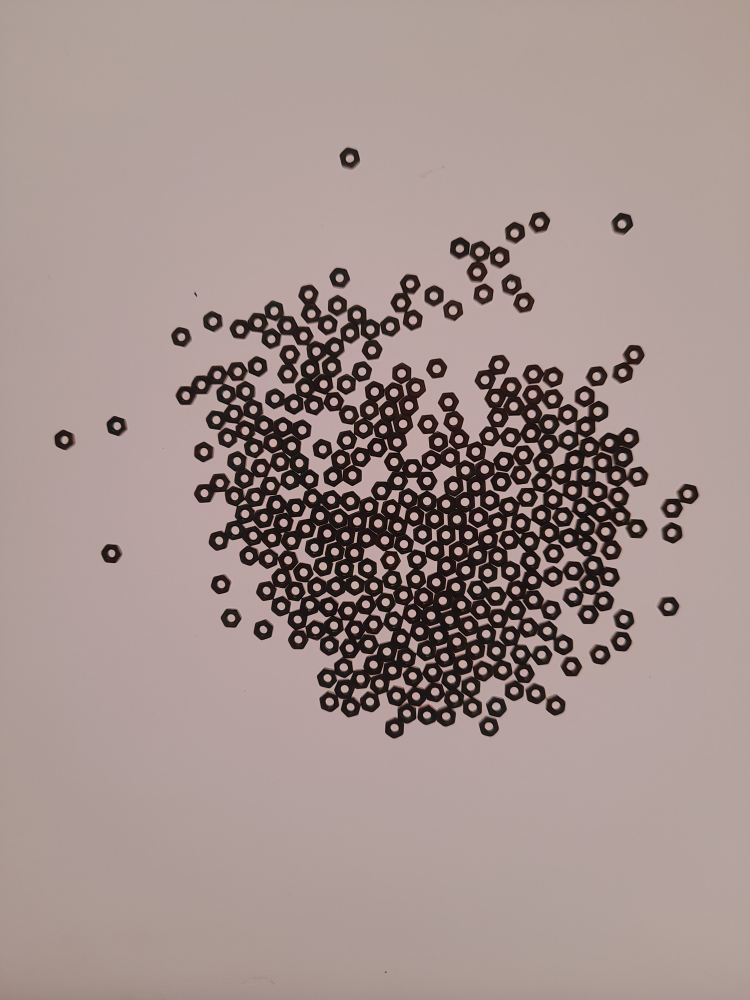
#> input picture data/ScrewAndBolt_20240713/20240713_194541.jpg, 3000 x 4000 px (shown at 1/4 size)
$ python count.py -i ../../data/ScrewAndBolt_20240713 -o out
#> lines starting #> are read from the running program, lines starting #| are printed output that depends on the picture; after the words box and inside, x2 and y2 are one past the last pixel; in counts of white or black regions, pixels touching at a corner belong together
import argparse
from pathlib import Path
from typing import List, Tuple
import cv2
import numpy as np


NUT_IMAGES = {'20240713_194541.jpg', '20240713_194551.jpg', '20240713_194606.jpg', '20240713_194621.jpg',
              '20240713_194630.jpg'}


# [18 lines left out: function show_image, not called in this run]


def remove_vignetting(binary: np.ndarray, contours: List[np.ndarray],
                      hierarchy: np.ndarray) -> Tuple[np.ndarray, List[np.ndarray], np.ndarray]:
    '''
    Remove the effects of vignetting by removing the contours that are at the corners of the image
    This is a hacky way of removing only at the image edges,
    but simpler than having to estimate the vignetting mask.
    '''
    rects = [cv2.boundingRect(contour) for contour in contours]
    to_remove = set([i for i in range(len(contours)) if is_corner(rects[i], binary.shape[1], binary.shape[0])])

    for i in to_remove:
        cv2.drawContours(binary, contours, i, 0, -1)

    contours = [contours[i] for i in range(len(contours)) if i not in to_remove]
    hierarchy = hierarchy[0]
    hierarchy = [hierarchy[i] for i in range(len(hierarchy)) if i not in to_remove]

    return binary, contours, hierarchy


def remove_noise(binary: np.ndarray, kernel_size:int=5) -> np.ndarray:
    '''
    Perform morphological opening and closing to remove small islands and holes in the binary image
    '''
    kernel = np.ones((kernel_size, kernel_size), np.uint8)
    binary = cv2.morphologyEx(binary, cv2.MORPH_CLOSE, kernel)
    binary = cv2.morphologyEx(binary, cv2.MORPH_OPEN, kernel)

    return binary

def is_corner(rect: List[int], img_width: int, img_height: int) -> bool:
    '''
    Check if the rectangle is touching any edge of the image
    '''
    x, y, w, h = rect
    return x == 0 or y == 0 or x + w == img_width or y + h == img_height

def detect_circles(image: np.ndarray, gray: np.ndarray, plot:bool=False):
    '''
    Detect small circles in the contoured image (gray) using Hough Transform.
    These circles are drawn on the original image (image) and returned, when plot is True
    '''
    circles = cv2.HoughCircles(gray,cv2.HOUGH_GRADIENT,1, 5, param1=100,
                            param2 = 20, minRadius = 1, maxRadius = 10)
    if circles is not None:
        circles = np.uint16(np.around(circles))

        if plot:
            cimg = image.copy()
            for i in circles[0,:]:
                # draw the outer circle
                cv2.circle(cimg,(i[0],i[1]),i[2],(0,255,0),2)
                # draw the center of the circle
                cv2.circle(cimg,(i[0],i[1]),2,(0,0,255),3)
            return circles[0], cimg

    return circles

def filter_inner_contours(contours: List[np.ndarray], hierarchy: np.ndarray) -> List[np.ndarray]:
    '''
    Filter only the inner contours (contours with no children) from all the contours of the image,
    using the hierarchy information from cv2.findContours.
    '''
    inner_contours = []
    for i in range(len(contours)):
        if hierarchy[i][2] < 0:
            inner_contours.append(i)

    return [contours[i] for i in inner_contours]

def process_nuts(image: np.ndarray, binary: np.ndarray,
                 contours: List[np.ndarray], hierarchy: np.ndarray) -> Tuple[np.ndarray, int]:
    '''
    Process the image to detect nuts.
    This is done by detecting small circles in the inner contours of the image, which are the holes of the nuts.
    The hough transform is used on a resized version, to make computation faster.
    These circles are drawn on the original image and returned after resizing to original size.
    '''
    contours = filter_inner_contours(contours, hierarchy)
    contoured = cv2.drawContours(np.zeros_like(binary), contours, -1, 255, 3)
    circles, marked_image = detect_circles(cv2.resize(image, (0, 0), fx=0.5, fy=0.5),
                   cv2.resize(contoured, (0, 0), fx=0.5, fy=0.5), plot=True)
    marked_image = cv2.resize(marked_image, (0, 0), fx=2, fy=2)

    return marked_image, len(circles)

# [34 lines left out: function process, not called in this run]


def detect_and_count(image_path: str, kernel_size:int=5, is_nut_image:bool=False):
    '''
    Process the image to detect screws and bolts or nuts.
    Method - Read the image, convert to grayscale, threshold using OTSU's method, remove noise and vignetting.
    Perform different processing for nuts and screws/bolts, to get approximate centers of objects and
    use it to count no of objects present.
    '''
    image = cv2.imread(image_path)
    image = cv2.GaussianBlur(image,(kernel_size,kernel_size),0)

    gray = cv2.cvtColor(image, cv2.COLOR_BGR2GRAY)
    ret, binary = cv2.threshold(gray, 0, 255, cv2.THRESH_BINARY_INV + cv2.THRESH_OTSU)
    binary = remove_noise(binary, kernel_size=kernel_size)

    contours, hierarchy = cv2.findContours(binary, cv2.RETR_TREE, cv2.CHAIN_APPROX_SIMPLE)
    binary, contours, hierarchy = remove_vignetting(binary, contours, hierarchy)

    if is_nut_image:
        marked_image, count = process_nuts(image, binary, contours, hierarchy)
    else:
        marked_image, count = process(image, binary, contours)

    # [5 lines of commented-out code are left out]

    return marked_image, count

def main(args: argparse.Namespace):

    folder = args.input
    images = sorted(folder.glob('*.jpg'))

    output_folder = Path(f'{args.output}/Non_AI/{folder.name}')
    output_folder.mkdir(parents=True, exist_ok=True)

    # overwrite the results file if it exists
    with open(output_folder / 'results.txt', 'w') as f:
            pass

    for image in images:
        marked_image, count = detect_and_count(str(image), is_nut_image=image.name in NUT_IMAGES)
#> in detect_and_count, image is the input picture: shape (4000, 3000, 3); mean B, G, R 141.1, 145, 162.7
#> in detect_and_count, `ret, binary = cv2.threshold(gray, 0, 255, cv2.THRESH_BINARY_INV + cv2...`:
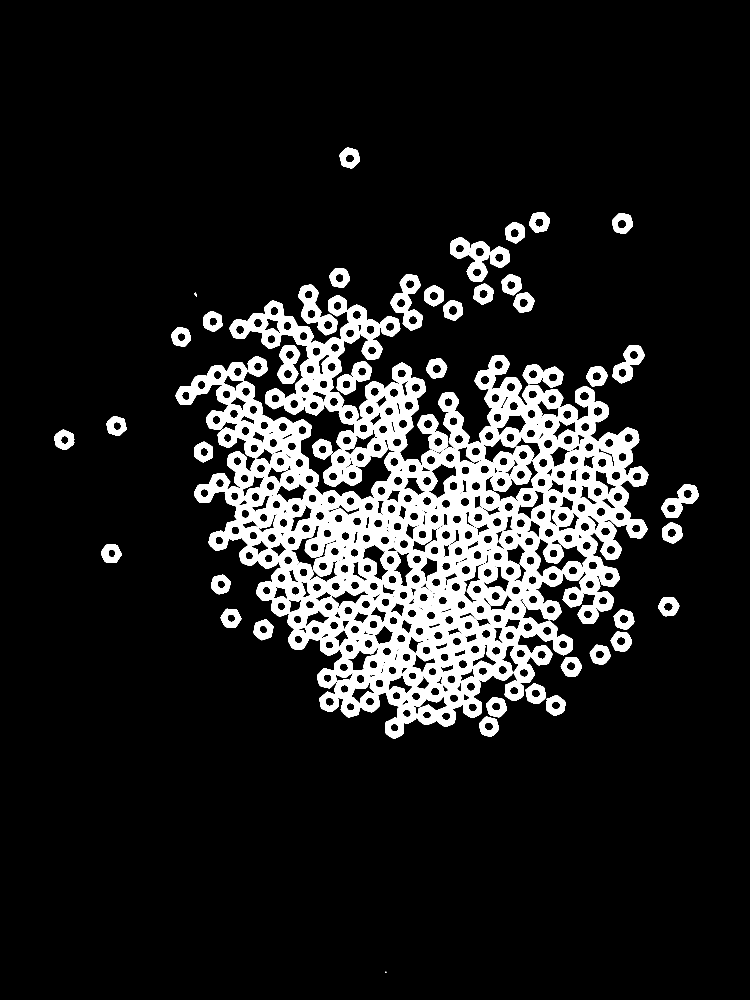
#> binary: shape (4000, 3000) (shown at 1/4 size); 12% white; 47 white regions (1 under 20 px), largest, box (x1, y1, x2, y2) and area: (703, 1202, 2593, 2954) 1211730, (1867, 964, 2038, 1128) 12463, (1562, 1097, 1691, 1322) 12086
#> in detect_and_count, `ret, binary = cv2.threshold(gray, 0, 255, cv2.THRESH_BINARY_INV + cv2...`: ret = 98
#> in detect_and_count, `contours, hierarchy = cv2.findContours(binary, cv2.RETR_TREE, cv2.CHAI..`: contours = 574 contours; largest, box (x1, y1, x2, y2) and area: (703, 1181, 2593, 2954) 1721956, (1800, 950, 2038, 1127) 20152, (1562, 1098, 1690, 1322) 14472, (1194, 1139, 1350, 1340) 14199, (2137, 2155, 2352, 2308) 10955
#> in remove_vignetting, `rects = [cv2.boundingRect(contour) for contour in contours]`: rects = 574 items, first 6: (1916, 2867, 79, 79), (1938, 2888, 36, 35), (1945, 2788, 82, 81), (1967, 2809, 37, 34), (2184, 2781, 77, 81), (2206, 2805, 36, 33)
#> in remove_vignetting, `to_remove = set([i for i in range(len(contours)) if is_corner(rects[i]..`: to_remove = 0 items
#> after the loop in filter_inner_contours, `for i in range(len(contours)):`: inner_contours = 534 values from 1 to 573
#> in process_nuts, `contours = filter_inner_contours(contours, hierarchy)`: contours = 534 contours; largest, box (x1, y1, x2, y2) and area: (2137, 2155, 2352, 2308) 10955, (1940, 1842, 2154, 2007) 8222, (1715, 1854, 1827, 1994) 7176, (1161, 2102, 1311, 2276) 6466, (1450, 2178, 1554, 2321) 6231
#> in process_nuts, `contoured = cv2.drawContours(np.zeros_like(binary), contours, -1, 255,..`:
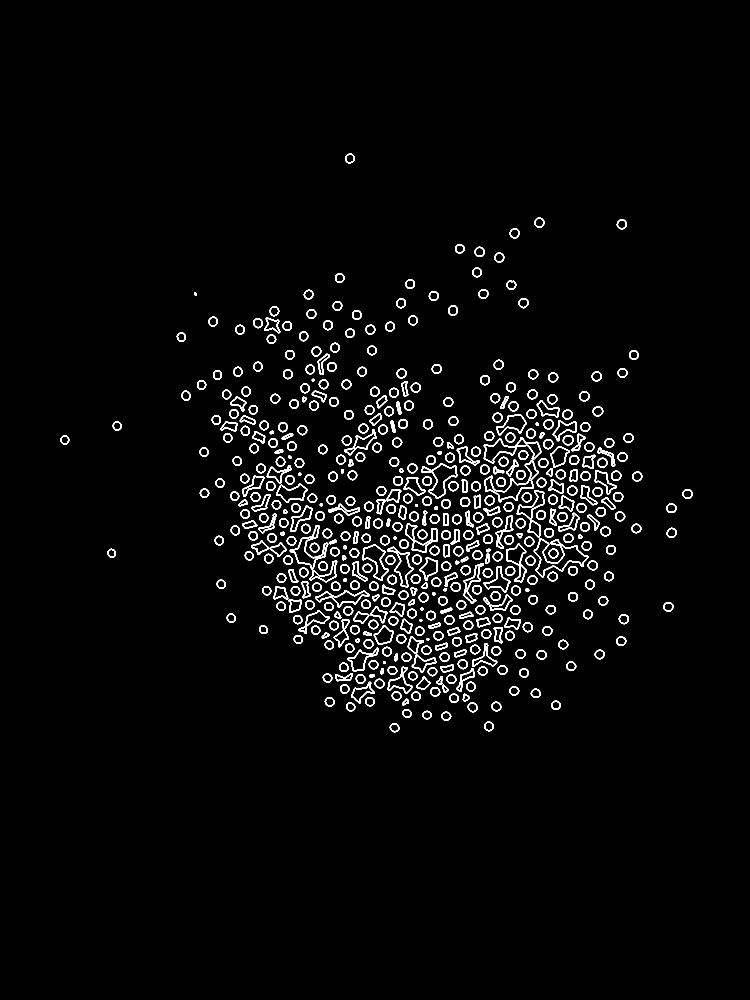
#> contoured: shape (4000, 3000) (shown at 1/4 size); 2.6% white; 525 white regions, largest, box (x1, y1, x2, y2) and area: (1935, 1748, 2165, 2009) 6995, (2135, 2153, 2354, 2310) 4144, (1159, 2100, 1313, 2278) 3370
#> in detect_circles, `circles = cv2.HoughCircles(gray,cv2.HOUGH_GRADIENT,1, 5, param1=100, p..`: circles = 353 rows, first 8: [823.5, 1226.5, 9.4], [743.5, 700.5, 9.4], [654.5, 1066.5, 9.4], [844.5, 1068.5, 9.4], [891.5, 1069.5, 9.4], [746.5, 1248.5, 9.4], [521.5, 936.5, 9.4], [639.5, 1031.5, 9.4]
#> in detect_circles, `circles = cv2.HoughCircles(gray,cv2.HOUGH_GRADIENT,1, 5, param1=100, p..`:
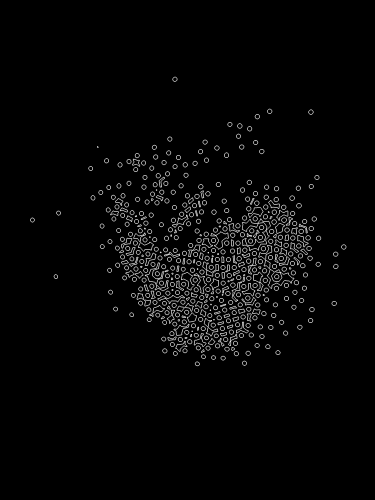
#> gray: shape (2000, 1500) (shown at 1/4 size); min 0, max 255, mean 6.5
#> in detect_circles, `circles = np.uint16(np.around(circles))`: circles = 353 rows, first 8: [824, 1226, 9], [744, 700, 9], [654, 1066, 9], [844, 1068, 9], [892, 1070, 9], [746, 1248, 9], [522, 936, 9], [640, 1032, 9]
#> the loop in detect_circles, `for i in circles[0,:]:` made 353 passes
#> after the loop in detect_circles, `for i in circles[0,:]:`:
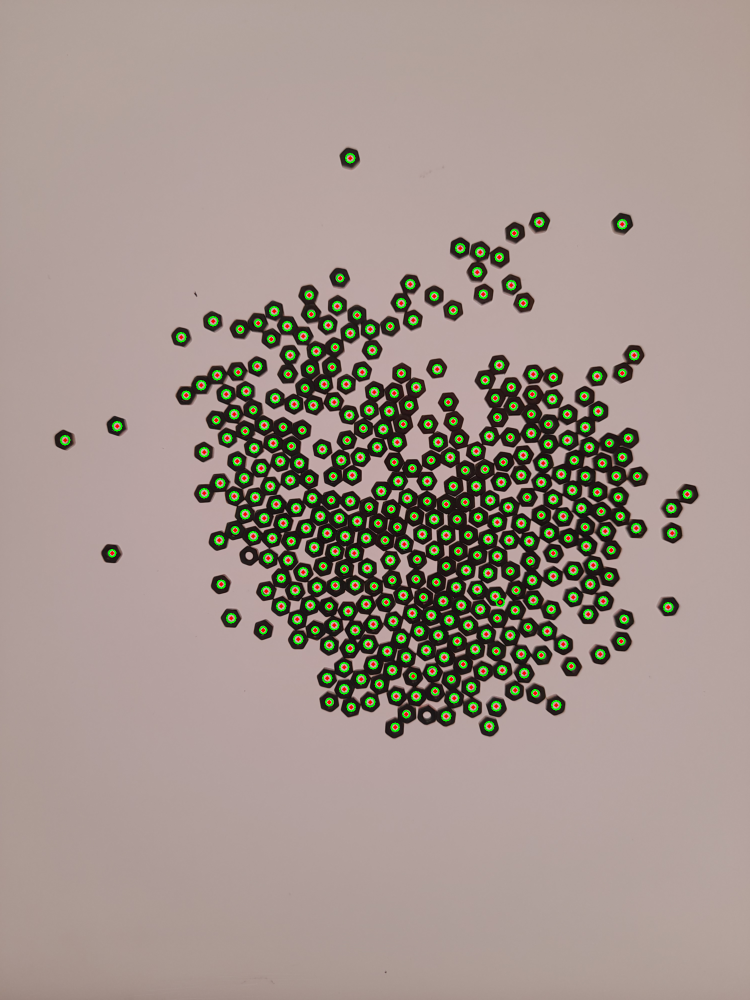
#> cimg: shape (2000, 1500, 3) (shown at 1/2 size); mean of channels 0, 1, 2 138.8, 147.2, 161.1; drawn as B, G, R
#> in detect_and_count, `marked_image, count = process_nuts(image, binary, contours, hierarchy)`: count = 353
#> count = 353
        cv2.imwrite(str(output_folder / image.name), marked_image)
        with open(output_folder / 'results.txt', 'a') as f:
            f.write(f'{image.name}: {count}\n')
#> pass 2 of the loop in main, `for image in images:`:
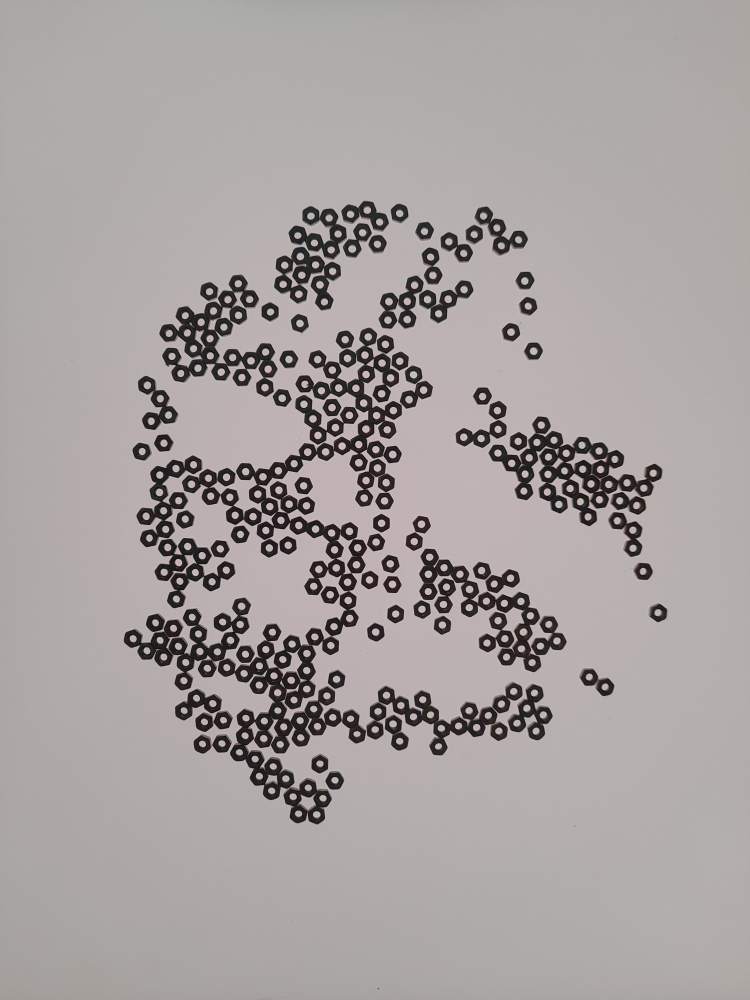
#> input picture data/ScrewAndBolt_20240713/20240713_194621.jpg, 3000 x 4000 px (shown at 1/4 size)
#> in detect_and_count, image is the input picture: shape (4000, 3000, 3); mean B, G, R 158.6, 159.8, 165.9
#> in detect_and_count (call 2), `ret, binary = cv2.threshold(gray, 0, 255, cv2.THRESH_BINARY_INV + cv2...`:
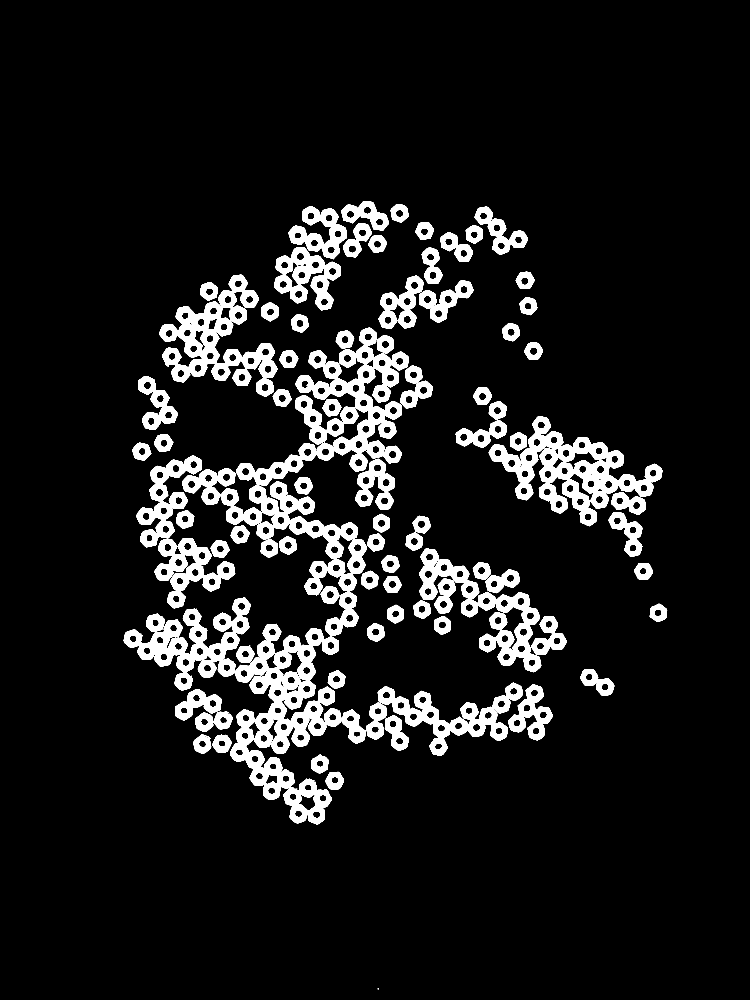
#> binary: shape (4000, 3000) (shown at 1/4 size); 9.6% white; 116 white regions (22 under 20 px), largest, box (x1, y1, x2, y2) and area: (871, 1311, 1608, 3200) 278943, (1955, 1666, 2649, 2105) 90493, (638, 1099, 1110, 1587) 76662
#> ret = 107
#> in detect_and_count (call 2), `contours, hierarchy = cv2.findContours(binary, cv2.RETR_TREE, cv2.CHAI..`: contours = 458 contours; largest, box (x1, y1, x2, y2) and area: (495, 1311, 2090, 3297) 597652, (1956, 1666, 2649, 2104) 115712, (638, 1099, 1109, 1586) 94568, (1677, 2195, 2266, 2688) 87660, (546, 1822, 940, 2433) 76919
#> in process_nuts (call 2), `contours = filter_inner_contours(contours, hierarchy)`: contours = 393 contours; largest, box (x1, y1, x2, y2) and area: (1295, 1634, 1474, 1786) 7532, (1348, 2140, 1410, 2297) 4580, (1116, 2605, 1210, 2702) 3806, (2267, 1806, 2399, 1878) 3693, (2279, 1894, 2373, 2002) 2790
#> in detect_circles (call 2), `circles = cv2.HoughCircles(gray,cv2.HOUGH_GRADIENT,1, 5, param1=100, p..`: circles = 322 rows, first 8: [577.5, 718.5, 8.8], [995.5, 1240.5, 8.8], [351.5, 936.5, 8.8], [1197.5, 901.5, 8.7], [892.5, 1173.5, 8.7], [973.5, 1285.5, 8.7], [1139.5, 976.5, 8.8], [336.5, 829.5, 8.8]
#> in detect_circles (call 2), `circles = np.uint16(np.around(circles))`: circles = 322 rows, first 8: [578, 718, 9], [996, 1240, 9], [352, 936, 9], [1198, 902, 9], [892, 1174, 9], [974, 1286, 9], [1140, 976, 9], [336, 830, 9]
#> the loop in detect_circles (call 2), `for i in circles[0,:]:` made 322 passes
#> after the loop in detect_circles (call 2), `for i in circles[0,:]:`:
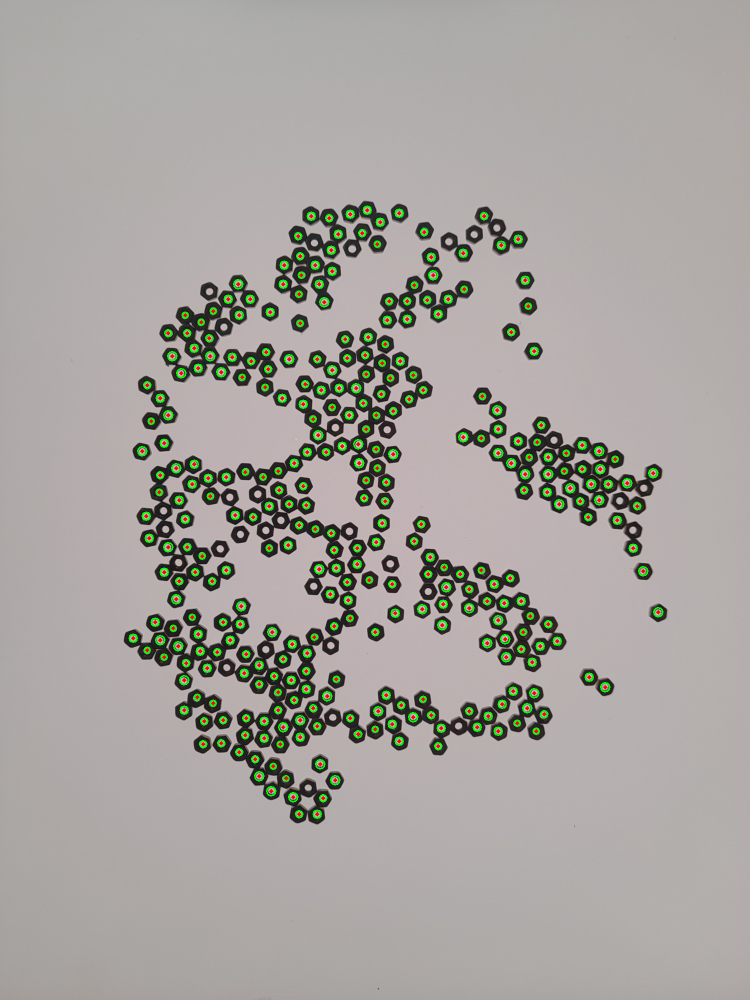
#> cimg: shape (2000, 1500, 3) (shown at 1/2 size); mean of channels 0, 1, 2 156.5, 161.6, 164.8; drawn as B, G, R
#> in detect_and_count (call 2), `marked_image, count = process_nuts(image, binary, contours, hierarchy)`: count = 322


if __name__ == '__main__':
    parser = argparse.ArgumentParser(description='Detect screws, bolts and nuts in images')
    parser.add_argument('--input', '-i', type=Path, help='Path to the folder containing images', required=True)
    parser.add_argument('--output', '-o', type=Path, help='Path to the folder to save the results', required=True)
    args = parser.parse_args()
    main(args)
